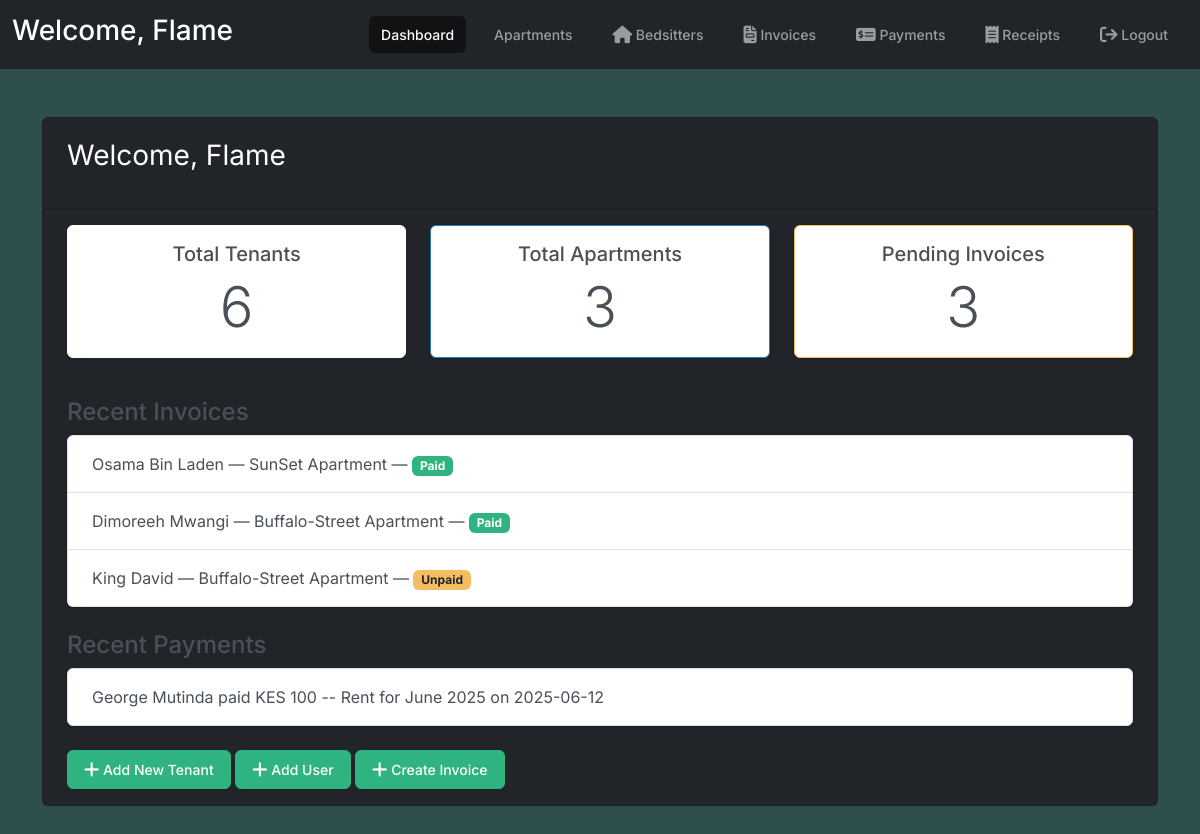
The app's page / (signed in), older data.
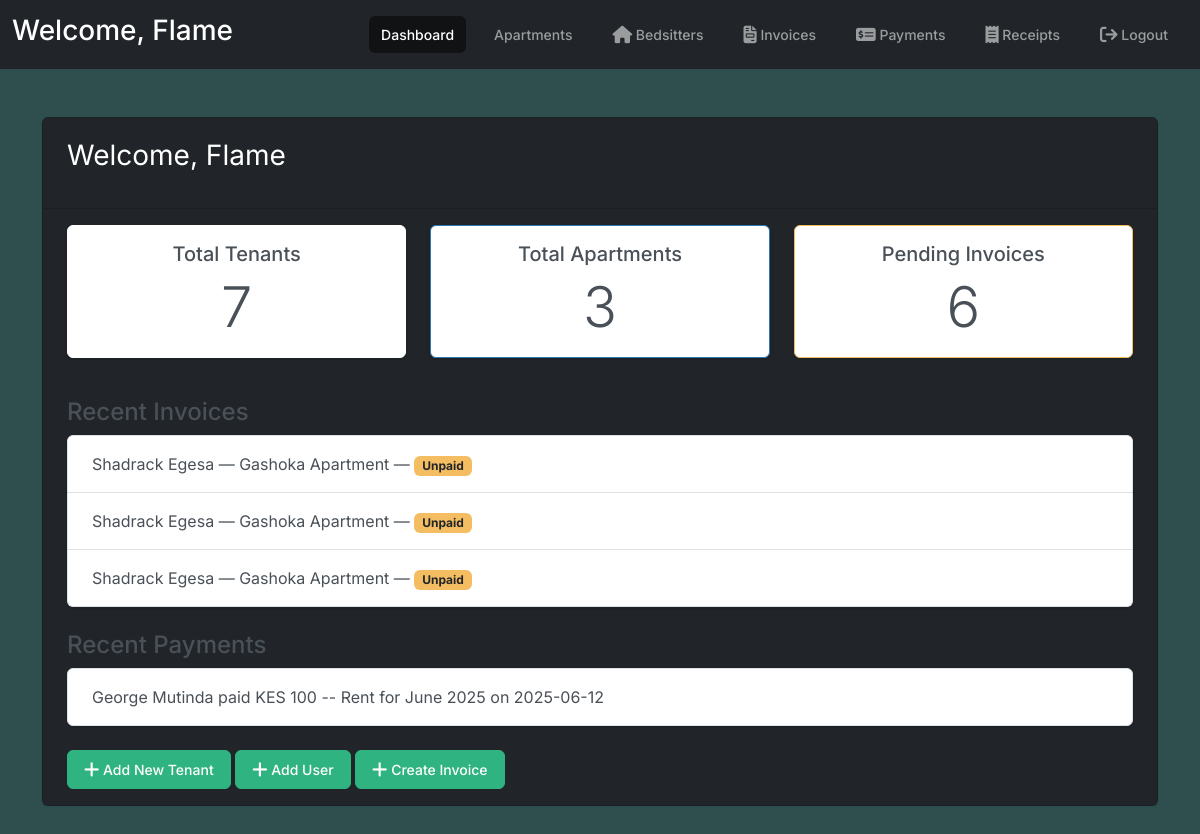
The same page, newer data.
### portal/models.py (models this page shows, shortened)
class Invoice(models.Model):
    tenant = models.ForeignKey(TenantProfile, on_delete=models.CASCADE)
    description = models.CharField(max_length=255)
    amount = models.DecimalField(max_digits=10, decimal_places=2)
    due_date = models.DateField()
    is_paid = models.BooleanField(default=False)
    apartment = models.ForeignKey(Apartment, on_delete=models.CASCADE, related_name="invoices")
    class Meta:
        verbose_name_plural = "Invoices"

class TenantProfile(models.Model):
    user = models.OneToOneField(User, on_delete=models.CASCADE)
    bedsitter = models.OneToOneField(Bedsitter, on_delete=models.SET_NULL, null=True, blank=True)
    phone = models.CharField(max_length=255)
    apartment = models.OneToOneField(Apartment, on_delete=models.CASCADE, null=True, blank=True)
    def __str__(self):
        return self.user.get_full_name() or self.user.username
    class Meta:
        verbose_name = "Tenant Profile"
        verbose_name_plural = "Tenant Profiles"

class Apartment(models.Model):
    name = models.CharField(max_length=255)
    address = models.CharField(max_length=255)
    class Meta:
        verbose_name_plural = "Apartments"

class Payment(models.Model):
    tenant = models.ForeignKey(TenantProfile, on_delete=models.CASCADE)
    invoice = models.ForeignKey(Invoice, on_delete=models.CASCADE)
    amount = models.DecimalField(max_digits=10, decimal_places=2)
    date = models.DateTimeField(auto_now_add=True)
    class Meta:
        verbose_name_plural = "Payments"

### portal/views.py (the view)
# urls.py: path('', views.admin_dashboard, name='index'),
@user_passes_test(lambda u: u.is_superuser)
def admin_dashboard(request):
    tenants = TenantProfile.objects.all()
    invoices = Invoice.objects.all()
    payments = Payment.objects.all()
    total_tenants = tenants.count()
    total_apartments = Apartment.objects.count()
    pending_invoices = Invoice.objects.filter(is_paid=False)
    recent_invoices = Invoice.objects.order_by('-id')[:3]
    apartment = Apartment.objects.all()
    recent_payments = Payment.objects.select_related('tenant', 'invoice').order_by('-date')[:5]
    context = {
        "tenants": tenants,
        "invoices": invoices,
        "payments": payments,
        "total_tenants": total_tenants,
        "total_apartments": total_apartments,
        "pending_invoices": pending_invoices,
        "recent_invoices": recent_invoices,
        "apartment": apartment,
        'recent_payments': recent_payments,
    }
    return render(request, "portal/admin_dashboard.html", context)

### portal/templates/portal/admin_dashboard.html (shortened to what this page needs)
{% extends "portal/base.html" %}
{% block content %}
<div class="card shadow bg-dark">
  <div class="card-header bg-dark text-white">
    <p class="fs-3">Welcome, {{ request.user.username }}</p>
  </div>
  <div class="card-body">
    <div class="row mb-4">
      <div class="col-md-4">
        <div class="card border-secondary text-center bg-secondary mb-3">
          <div class="card-body">
            <h5 class="card-title">Total Tenants</h5>
            <p class="card-text display-4">{{ total_tenants }}</p>
          </div>
        </div>
      </div>
      <div class="col-md-4">
        <div class="card border-info text-center mb-3">
          <div class="card-body">
            <h5 class="card-title">Total Apartments</h5>
            <p class="card-text display-4">{{ total_apartments }}</p>
          </div>
        </div>
      </div>
      <div class="col-md-4">
        <div class="card border-warning text-center mb-3">
          <div class="card-body">
            <h5 class="card-title">Pending Invoices</h5>
            <p class="card-text display-4">{{ pending_invoices.count }}</p>
          </div>
        </div>
      </div>
    </div>
    <h4>Recent Invoices</h4>
    <ul class="list-group mb-4">
      {% for invoice in recent_invoices %}
      <li class="list-group-item">
        {{ invoice.tenant }} &mdash; {{ invoice.apartment.name }} {% if invoice.bedsitter %}, Bedsitter {{ invoice.bedsitter }}{% endif %} &mdash;
        <span class="badge {% if not invoice.is_paid %}bg-warning text-dark{% else %}bg-success{% endif %}">
          {% if not invoice.is_paid %}Unpaid{% else %}Paid{% endif %}
        </span>
      </li>
      {% empty %}
      <li class="list-group-item">No recent invoices.</li>
      {% endfor %}
    </ul>
    <h4>Recent Payments</h4>
      <ul class="list-group mb-4">
        {% for payment in recent_payments %}
          <li class="list-group-item">
            {{ payment.tenant }} paid KES {{ payment.amount|floatformat:0 }} -- {{ payment.invoice.description }} on {{ payment.date|date:"Y-m-d" }}
          </li>
        {% empty %}
          <li class="list-group-item">No recent payments.</li>
        {% endfor %}
      </ul>
    <div>
      <a href="{% url 'add_tenant' %}" class="btn btn-success"> Add New Tenant</a>
      <a href="{% url 'add_user' %}" class="btn btn-success"> Add User</a>
      <a href="{% url 'add_invoice' %}" class="btn btn-success"> Create Invoice</a>
    </div>
  </div>
</div>
{% endblock %}

Row changes from the older to the newer data that the page shows:
no longer on this page (row unchanged): Invoice: tenant "Osama Bin Laden", apartment.name "SunSet Apartment", is_paid "Paid"
no longer on this page (row unchanged): Invoice: tenant "Dimoreeh Mwangi", apartment.name "Buffalo-Street Apartment", is_paid "Paid"
no longer on this page (row unchanged): Invoice: tenant "King David", apartment.name "Buffalo-Street Apartment", is_paid "Unpaid"
added Invoice: tenant "Shadrack Egesa", apartment.name "Gashoka Apartment", is_paid "Unpaid"
added Invoice: tenant "Shadrack Egesa", apartment.name "Gashoka Apartment", is_paid "Unpaid"
added Invoice: tenant "Shadrack Egesa", apartment.name "Gashoka Apartment", is_paid "Unpaid"
Text that changed along with them:
{{ total_tenants }}: "6" → "7"
{{ pending_invoices.count }}: "3" → "6"
